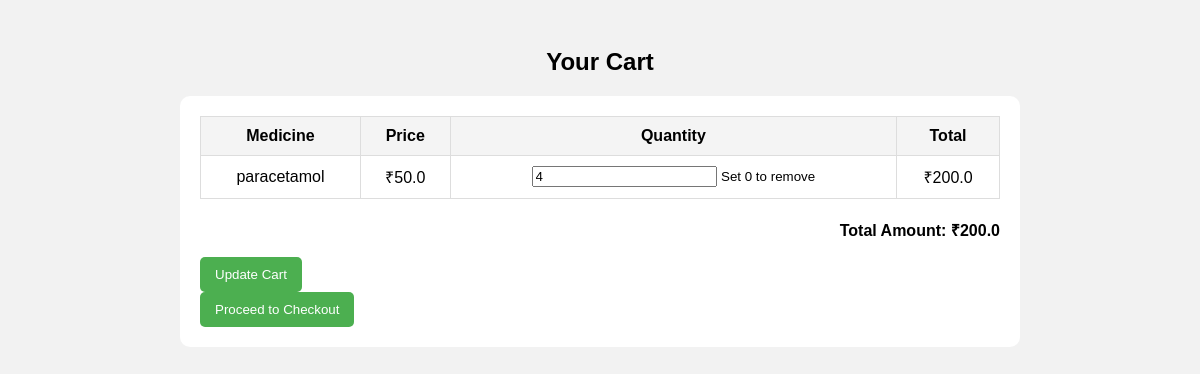
The app's page /cart/ (signed in) with its own data.
### app/models.py (models this page shows, shortened)
class Cart(models.Model):
    user = models.ForeignKey(User, on_delete=models.CASCADE)
    medicine = models.ForeignKey(Medicine, on_delete=models.CASCADE)
    quantity = models.PositiveIntegerField(default=1)

class Medicine(models.Model):
    name = models.CharField(max_length=100)
    description = models.TextField()
    price = models.FloatField()
    stock = models.PositiveIntegerField(default=0)

### app/views.py (the view, shortened to what this page needs)
# urls.py: path('cart/', views.cart, name='cart'),
@login_required
def cart(request):
    cart_items = Cart.objects.filter(user=request.user)
    cart_with_totals = []
    total = 0
    for item in cart_items:
        row_total = item.medicine.price * item.quantity
        cart_with_totals.append({
            'item': item,
            'row_total': row_total
        })
        total += row_total
    return render(request, 'cart.html', {'cart_items': cart_with_totals, 'total': total})

### templates/cart.html (shortened to what this page needs)
<!DOCTYPE html>
<html lang="en">
<head>
    {% load static %}
    <link rel="stylesheet" href="{% static 'css/cart.css' %}">
</head>
<body>
    <h2>Your Cart</h2>
    <div class="cart-items">
        {% if cart_items %}
        <form method="POST">
            <table>
                <tr>
                    <th>Medicine</th>
                    <th>Price</th>
                    <th>Quantity</th>
                    <th>Total</th>
                </tr>
                {% for row in cart_items %}
                <tr>
                    <td>{{ row.item.medicine.name }}</td>
                    <td>₹{{ row.item.medicine.price }}</td>
                    <td>
                        <input type="number" name="quantity_{{ row.item.id }}" value="{{ row.item.quantity }}" min="0">
                        <small>Set 0 to remove</small>
                    </td>
                    <td>₹{{ row.row_total }}</td>
                </tr>
                {% endfor %}
            </table>
            <p><strong>Total Amount: ₹{{ total }}</strong></p>
            <button type="submit">Update Cart</button>
        </form>
        <a href="{% url 'address' %}"><button>Proceed to Checkout</button></a>
        {% else %}
        <p>Your cart is empty.</p>
        {% endif %}
    </div>
</body>
</html>

### static/css/cart.css (style rules this page uses)
body { font-family: Arial, sans-serif; padding: 20px; background: #f2f2f2; }
h2 { text-align: center; margin-bottom: 20px; }
.cart-items { max-width: 800px; margin: 0 auto; background: #fff; padding: 20px; border-radius: 10px; }
table { width: 100%; border-collapse: collapse; margin-bottom: 20px; }
table th, table td { border: 1px solid #ddd; padding: 10px; text-align: center; }
table th { background-color: #f4f4f4; }
button { background-color: #4CAF50; color: white; padding: 10px 15px; border: none; border-radius: 5px; cursor: pointer; }
p { text-align: right; font-weight: bold; }

### records on screen
Cart: item.medicine.name "paracetamol", item.medicine.price "50.0", item.quantity "4", row_total "200.0"

### other values on screen
{{ total }} "200.0"
